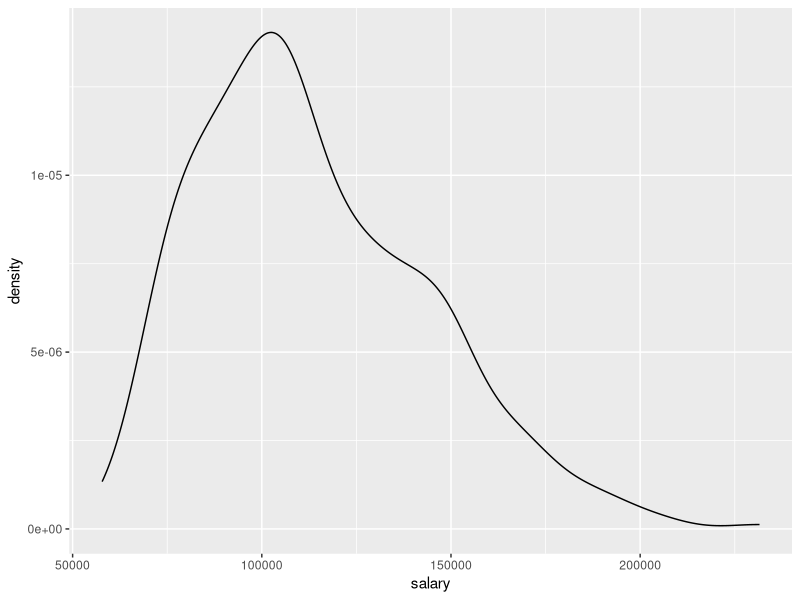
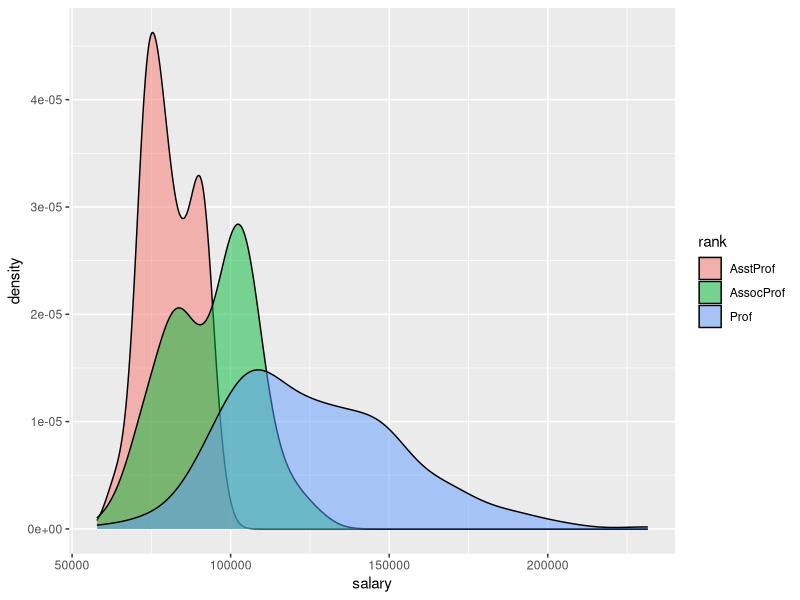
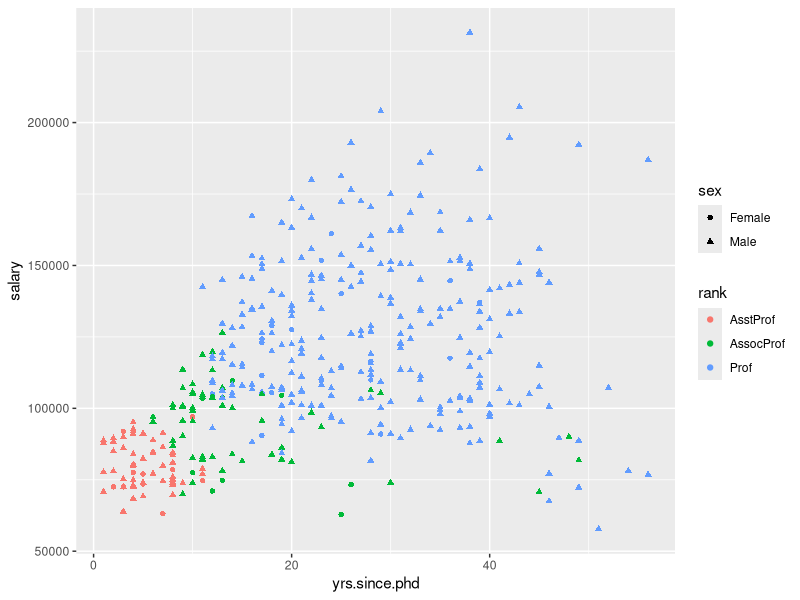
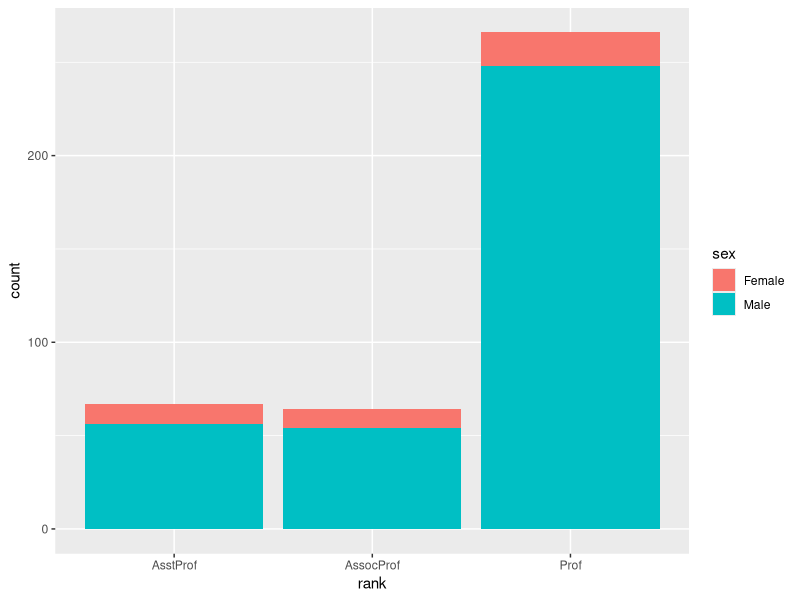
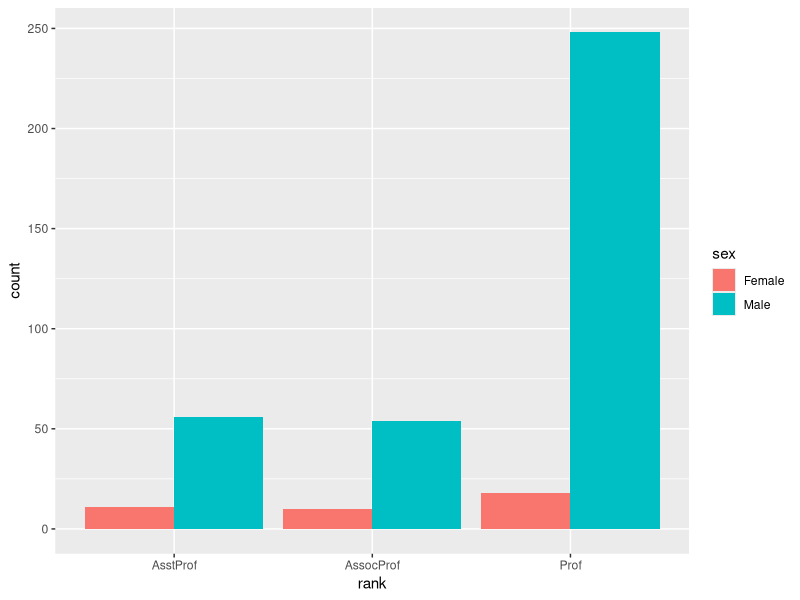
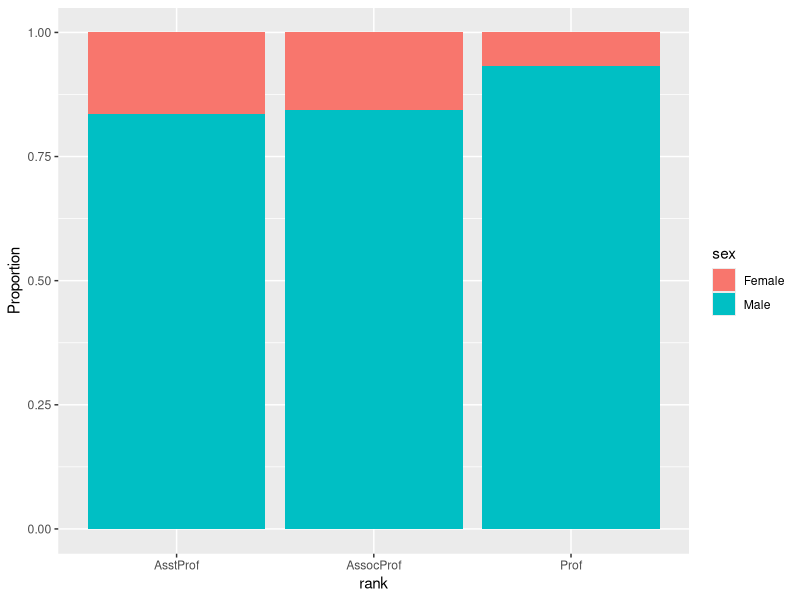
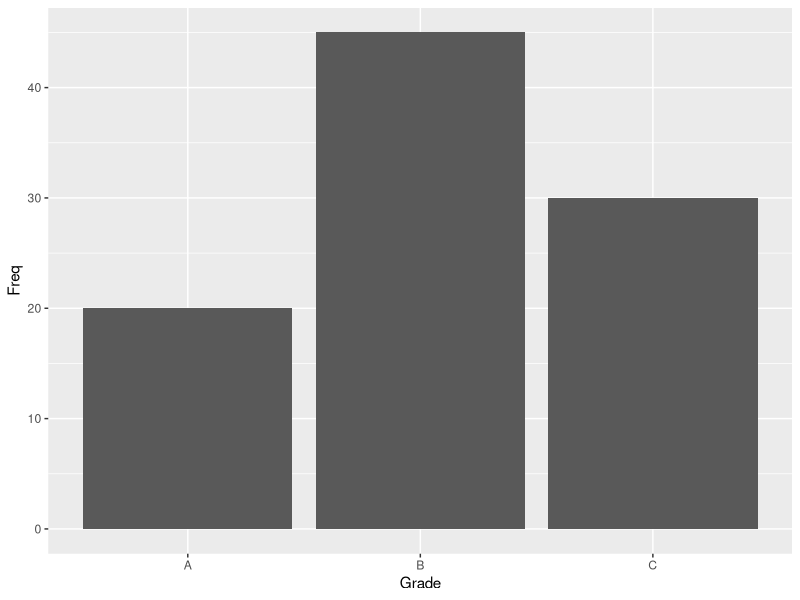
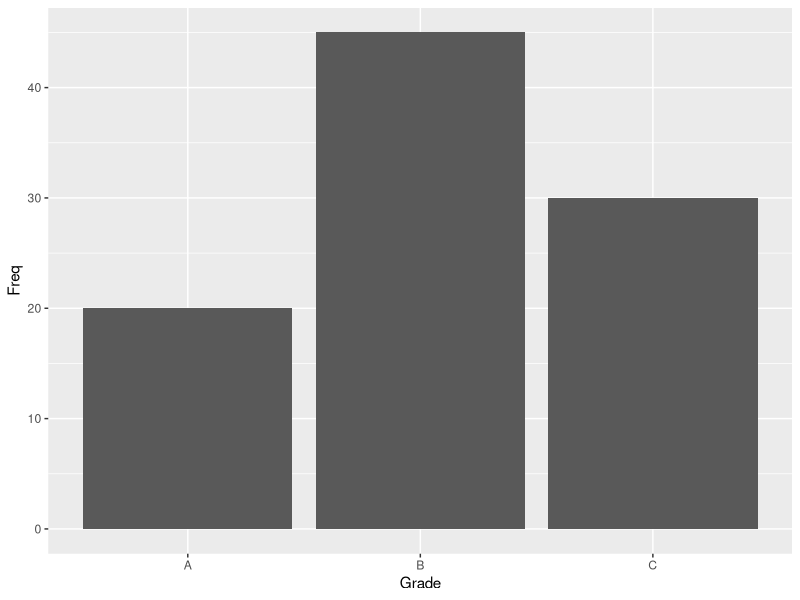

Write R code to recreate these figures, in order.
library(ggplot2)
library(car)

head(Salaries)

ggplot(Salaries, aes(x=salary)) + 
  geom_density()

# 밀도 도표를 세개의 직급별로 그려보기

?geom_density()

## fill: 내부를 설정한 컬럼의 요소별로 채워줌 (그룹핑)
ggplot(Salaries, aes(x=salary, fill=rank)) + 
  geom_density(alpha=0.5)



# 산점도로 박사학위 취득 이후 기간~연봉 관계 나타내보기

ggplot(Salaries, aes(x=yrs.since.phd, y=salary, color=rank, shape=sex)) +
  geom_point()



# 하나의 그래프상에 두개의 직급 막대그래프
?geom_bar

ggplot(Salaries, aes(x=rank, fill=sex)) +
  geom_bar(position = 'stack')

ggplot(Salaries, aes(x=rank, fill=sex)) +
  geom_bar(position = 'dodge')

ggplot(Salaries, aes(x=rank, fill=sex)) +
  geom_bar(position = 'fill') +
  labs(y='Proportion')



presummed <- data.frame(Grade=c('A', 'B', 'C'),
                        Freq=c(20, 45, 30)) 

presummed

# ggplot(presummed, aes(x=Grade, y=Freq)) + 
#   geom_bar() # 막대의 높이 (y값)이 지정된 경우 stat='identity' 써줘야 함

ggplot(presummed, aes(x=Grade, y=Freq)) + 
  geom_bar(stat="identity")

ggplot(presummed, aes(x=Grade, y=Freq)) + 
  geom_col() # 기본값이 stat='identity'인 bar 함수




# facet_wrap() # 집단 구분 변수 하나일때 사용
# facet_grid() # 집단 구분 변수가 두개일때 사용

library(lattice)

head(singer)

ggplot(singer, aes(x=height)) +
  geom_histogram() + 
  facet_wrap(~ voice.part, nrow = 4) # height의 count 히스토그램


ggplot(singer, aes(x=height)) +
  geom_density() 


ggplot(singer, aes(x=height, fill=voice.part)) +
  geom_density() +
  facet_wrap(voice.part ~ ., nrow=4) # . = 생략 표시 / y 


# ggplot(singer, aes(x=height, fill=voice.part)) +
#   geom_density() +
#   facet_grid(voice.part ~ .) # . = 생략 표시
# 


ggplot(Salaries, aes(x=yrs.since.phd, y=salary)) +
  geom_point() +
  facet_grid(sex ~ rank)


ggplot(Salaries, aes(x=yrs.since.phd, y=salary, 
                     color=rank,
                     shape=rank)) +
  geom_point() +
  facet_grid(. ~ sex)









